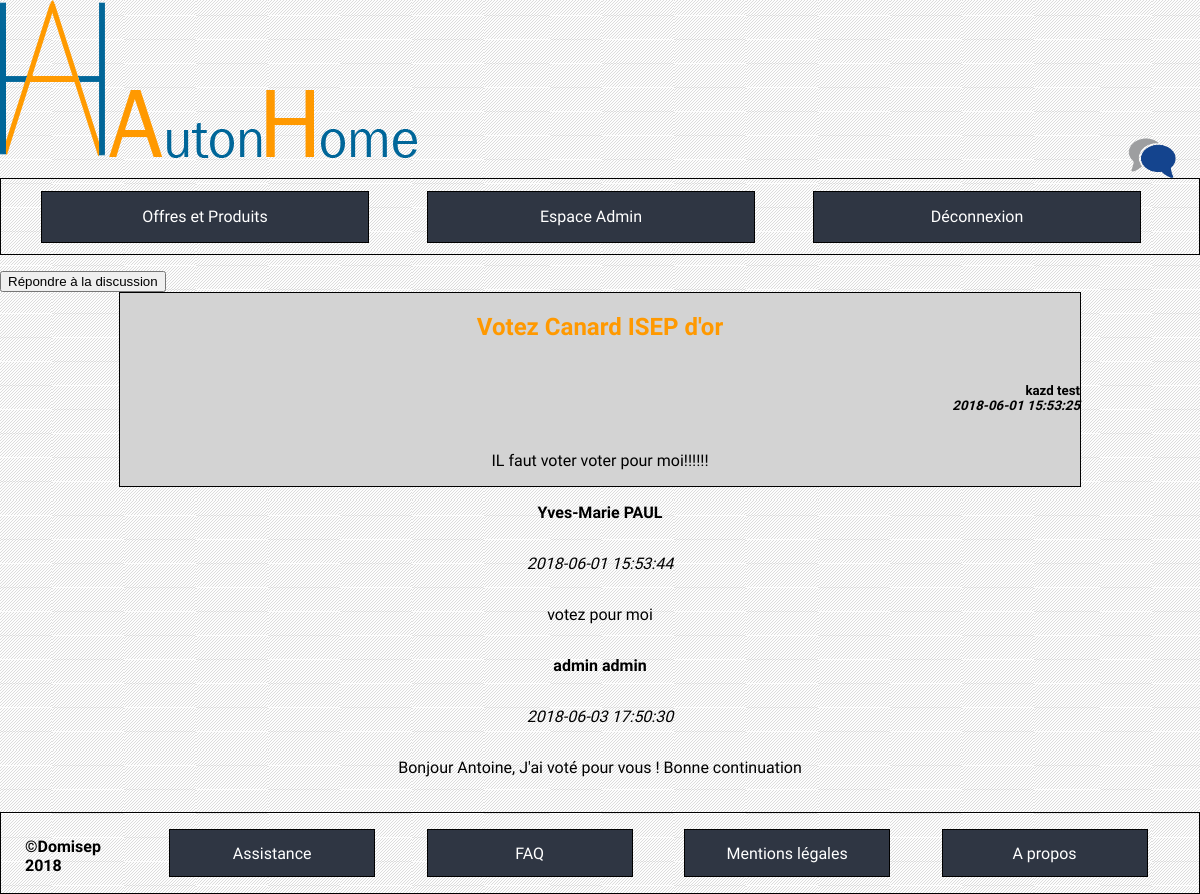
The app's page /index.php?cible=forummessage&id=26 (signed in), older data.
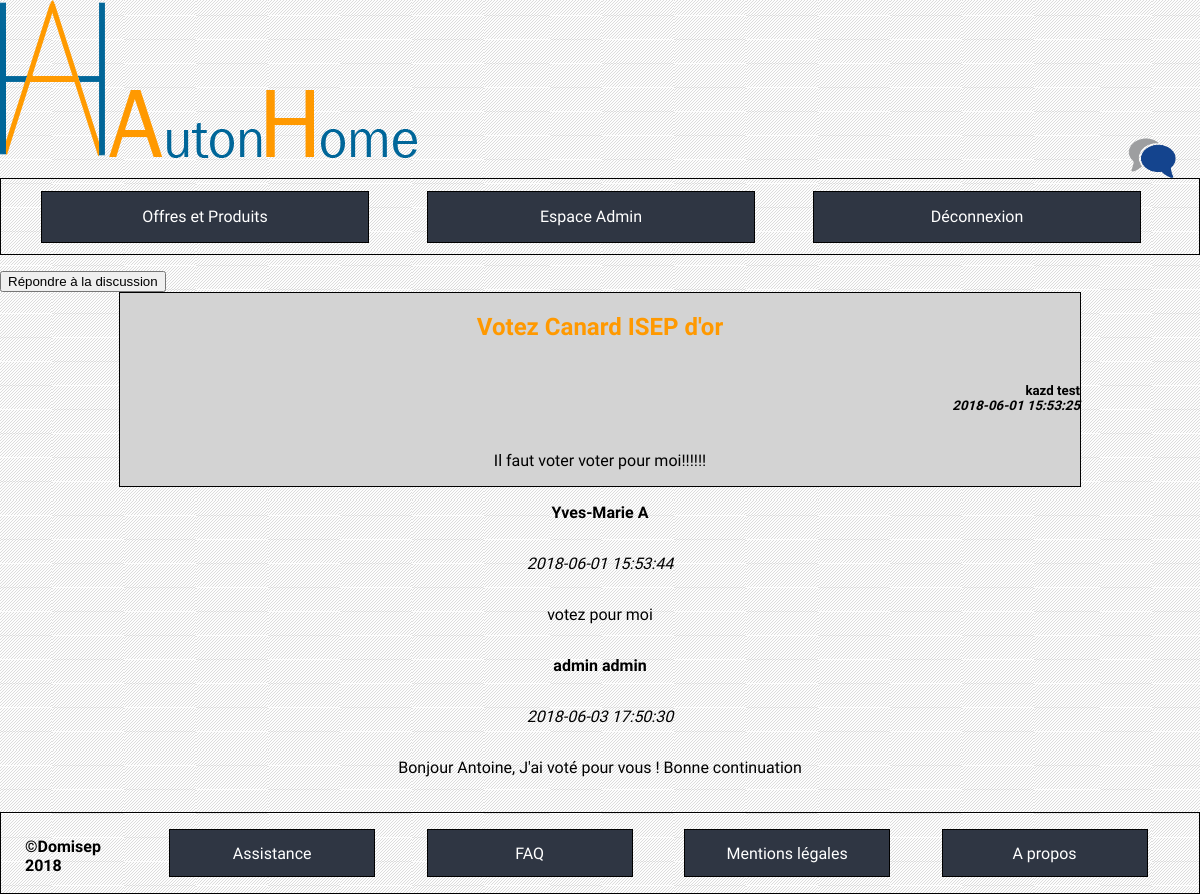
The same page, newer data.
### tables this page shows
CREATE TABLE `forum_discussion` (
  `ID` int(11) NOT NULL,
  `topic` text NOT NULL,
  `text` text NOT NULL,
  `id_user` int(11) NOT NULL,
  `dateTime` datetime NOT NULL
);

CREATE TABLE `forum_message` (
  `ID` int(11) NOT NULL,
  `text` text NOT NULL,
  `id_user` int(10) NOT NULL,
  `id_discussion` int(10) NOT NULL,
  `dateTime` datetime NOT NULL
);

CREATE TABLE `user` (
  `ID` int(11) NOT NULL,
  `firstName` varchar(100) NOT NULL,
  `lastName` varchar(100) NOT NULL,
  `mail` varchar(100) NOT NULL,
  `password` varchar(255) NOT NULL,
  `phoneNumber` varchar(10) NOT NULL,
  `addressNumber` int(4) NOT NULL,
  `addressStreet` varchar(100) NOT NULL,
  `addressZipCode` int(10) NOT NULL,
  `addressCity` varchar(100) NOT NULL,
  `addressCountry` varchar(100) NOT NULL,
  `type` varchar(100) NOT NULL
);

### controleurs/forummessage.php (called while the page is built, shortened)
<?php
if(isLoggedAsAdmin()){
    $value = getInfos($bdd, $_GET["id"]);
    $text = getMessages($bdd, $_GET["id"]);
}
elseif (isLoggedAsUser()){
    $status="LU";;
    $section = 'forumMessage';
    $value = getInfos($bdd, $_GET["id"]);
    $text = getMessages($bdd, $_GET["id"]);
}
else{
    $status="UU";
}
include('vues/forummessage.php');

### index.php (called while the page is built, shortened)
<?php
if(isset($_GET['cible']) && !empty($_GET['cible'])) {
    $url = $_GET['cible'];
} else {
    $url = 'accueil';
}
include('controleurs/' . $url . '.php');

### modele/forumMessage.php (called while the page is built, shortened)
<?php
function getInfos(PDO $bdd, $id_topic){
    $statement = $bdd->prepare('SELECT firstName, lastName, dateTime, topic, text FROM forum_discussion JOIN user ON user.ID = forum_discussion.id_user WHERE forum_discussion.ID = :id_topic');
    $statement ->bindParam(":id_topic", $id_topic);
    $statement -> execute();
    $infos = $statement->fetchAll();
    return ($infos);
}
function getMessages(PDO $bdd,$id_discussion ) {
    $statement = $bdd->prepare('SELECT firstName, lastName, forum_message.dateTime, forum_message.text FROM forum_message INNER JOIN forum_discussion ON forum_discussion.ID = forum_message.id_discussion INNER JOIN user ON user.ID = forum_message.id_user WHERE forum_discussion.ID = :id_discussion');
    $statement ->bindParam(":id_discussion", $id_discussion);
    $statement->execute();
    $messages = $statement->fetchAll();;
    return ($messages);
}

### vues/forummessage.php (the view, shortened to what this page needs)
    <a href="index.php?cible=repondrediscussion&id=<?php echo($_GET["id"]) ?>"> <button class="repondre_discussion" type="submit" name="submit"> Répondre à la discussion </button> </a>
    <div class="topic"> <?php foreach ($value as $element){ ?>
        <h2> <?php echo($element["topic"]); ?> </h2>
            <h5> <?php echo($element["firstName"]); ?>   <?php echo($element["lastName"]); ?> </br> <span class="date"> <?php echo($element["dateTime"]); ?> </span></h5>
        <?php } ?>
        <p class="text"><?php echo($element["text"]); ?></p>
        </div>
        <div class="answers"> <?php foreach ($text as $element){ ?>
                <p class="name"> <?php echo($element[0]);?>  <?php echo($element[1]);?> </p> <p class="date"> <?php echo($element[2]);?> </p>
        <p> <?php echo($element[3]);?> </p>
        <?php } ?>
        </div>
<?php
    require('vues/footer.php');
?>

Row changes from the older to the newer data that the page shows:
changed forum_discussion "Votez Canard ISEP d'or": text "IL faut voter voter pour moi!!!!!!" → "Il faut voter voter pour moi!!!!!!"
changed through a linked row, forum_message "votez pour moi": id_user.lastName "PAUL" → "A"
